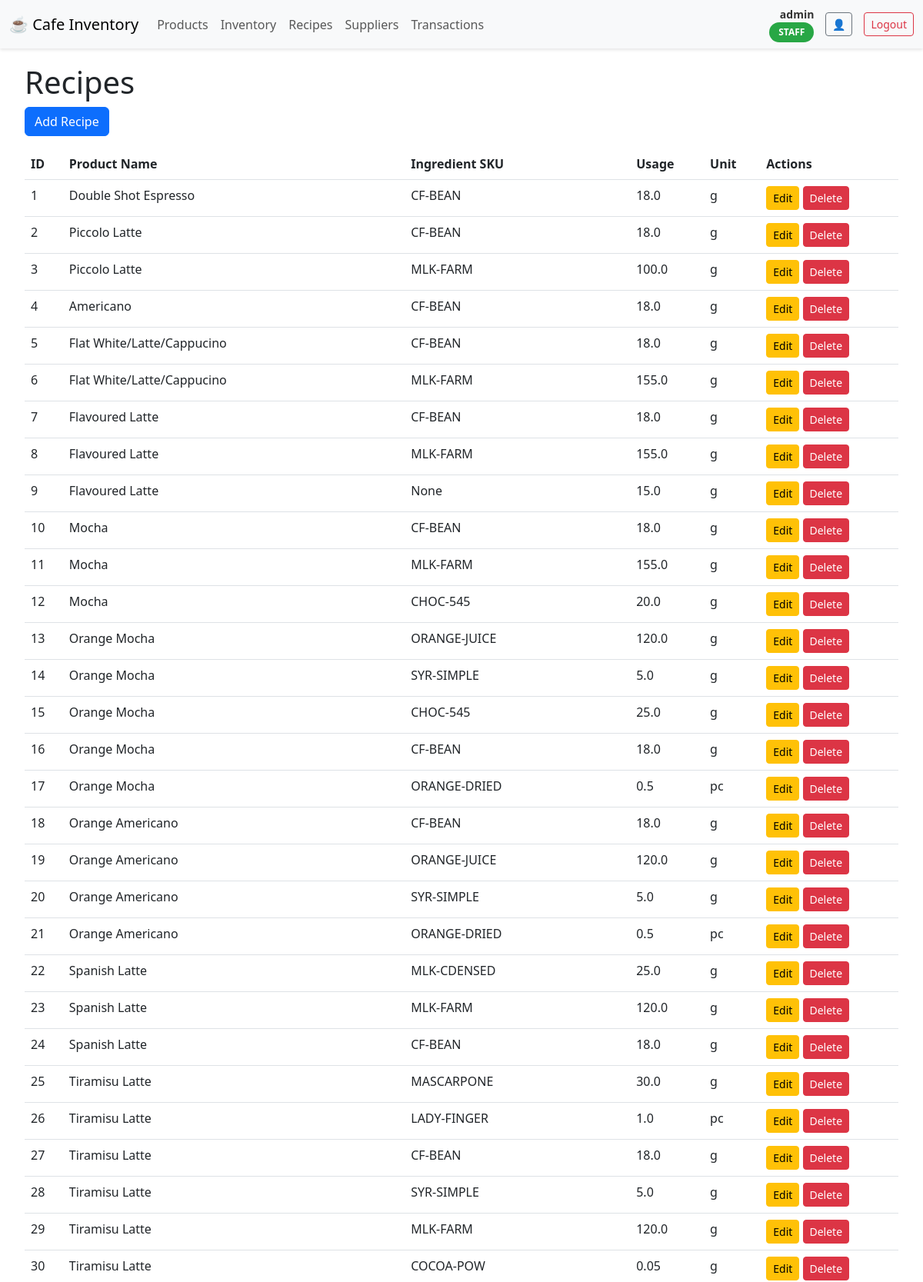
The page /recipes (signed in, upper part) on the database its author committed.
### tables this page shows
CREATE TABLE users (
    id INTEGER PRIMARY KEY AUTOINCREMENT,
    username TEXT UNIQUE NOT NULL,
    password TEXT NOT NULL,  
    role TEXT NOT NULL  
);

CREATE TABLE "recipes" (
	"id"	INTEGER,
	"product_name"	TEXT,
	"ingredient_sku"	TEXT,
	"usage"	REAL,
	"unit"	TEXT,
	"ingredient_category"	TEXT DEFAULT '',
	PRIMARY KEY("id" AUTOINCREMENT),
	FOREIGN KEY("ingredient_sku") REFERENCES "inventory"("sku"),
	FOREIGN KEY("ingredient_sku") REFERENCES "",
	FOREIGN KEY("product_name") REFERENCES "products"("product_name")
);

### app.py (the view)
@app.route('/recipes', methods=['GET'])
@login_required
def get_recipes():
    conn = get_db_connection()
    cursor = conn.cursor()
    cursor.execute('SELECT * FROM recipes')
    recipes = [dict(row) for row in cursor.fetchall()]
    conn.close()
    return render_template('recipes.html', recipes=recipes)

### app.py (called while the page is built)
def get_db_connection():
    conn = sqlite3.connect('cafe_inventory - Copy.db')
    conn.row_factory = sqlite3.Row
    return conn

@login_manager.user_loader
def load_user(user_id):
    conn = get_db_connection()
    cursor = conn.cursor()
    cursor.execute('SELECT * FROM users WHERE id = ?', (user_id,))
    user_data = cursor.fetchone()
    conn.close()
    if user_data:
        return User(user_data['id'], user_data['username'], user_data['role'])
    return None

### templates/recipes.html (shortened to what this page needs)
{% extends "base.html" %}
{% block content %}
<div class="container-fluid">
    <h1>Recipes</h1>
    <button class="btn btn-primary mb-3" data-bs-toggle="modal" data-bs-target="#addRecipeModal">Add Recipe</button>
    <table class="table" id="recipesTable">
        <thead>
            <tr>
                <th>ID</th>
                <th>Product Name</th>
                <th>Ingredient SKU</th>
                <th>Usage</th>
                <th>Unit</th>
                <th>Actions</th>
            </tr>
        </thead>
        <tbody>
            {% for recipe in recipes %}
            <tr>
                <td>{{ recipe.id }}</td>
                <td>{{ recipe.product_name }}</td>
                <td>{{ recipe.ingredient_sku }}</td>
                <td>{{ recipe.usage }}</td>
                <td>{{ recipe.unit }}</td>
                <td>
                    <button class="btn btn-warning btn-sm edit-btn" data-id="{{ recipe.id }}" data-bs-toggle="modal" data-bs-target="#editRecipeModal">Edit</button>
                    <button class="btn btn-danger btn-sm delete-btn" data-id="{{ recipe.id }}">Delete</button>
                </td>
            </tr>
            {% endfor %}
        </tbody>
    </table>
</div>
{% endblock %}

### templates/base.html (shortened to what this page needs)
<!DOCTYPE html>
<html>
<head>
    <link href="https://cdn.jsdelivr.net/npm/bootstrap@5.3.0/dist/css/bootstrap.min.css" rel="stylesheet">
</head>
<body>
    <nav class="navbar navbar-expand-lg navbar-custom">
        <div class="container-fluid">
            <a class="navbar-brand" href="/">☕ Cafe Inventory</a>
            <div class="collapse navbar-collapse" id="navbarNav">
                <div class="navbar-nav">
                    <a class="nav-link" href="/products">Products</a>
                    <a class="nav-link" href="/inventory">Inventory</a>
                    <a class="nav-link" href="/recipes">Recipes</a>
                    <a class="nav-link" href="/suppliers">Suppliers</a>
                    <a class="nav-link" href="/transactions">Transactions</a>
                </div>
                <div class="user-profile-section">
                    {% if current_user.is_authenticated %}
                        <div class="user-info">
                            <div class="username">{{ current_user.username }}</div>
                            <span class="role-badge {{ current_user.role.lower() }}">{{ current_user.role }}</span>
                        </div>
                        <a href="/profile" class="btn btn-outline-secondary btn-sm" title="View Profile">👤</a>
                        <a href="/logout" class="btn btn-outline-danger btn-sm">Logout</a>
                    {% else %}
                        <a href="/login" class="btn btn-primary btn-sm">Login</a>
                    {% endif %}
                </div>
            </div>
        </div>
    </nav>
    <div class="main-content">
        {% block content %}{% endblock %}
    </div>
</body>
</html>

### templates/base.html (style rules this page uses)
body { display: flex; flex-direction: column; min-height: 100vh; }
.navbar-custom { background-color: #f8f9fa; box-shadow: 0 2px 4px rgba(0,0,0,0.1); }
.user-profile-section { display: flex; align-items: center; gap: 15px; margin-left: auto; }
.user-info { text-align: right; font-size: 14px; }
.username { font-weight: bold; color: #333; }
.role-badge { display: inline-block; padding: 4px 12px; border-radius: 20px; font-size: 12px; font-weight: bold; text-transform: uppercase; }
.role-badge.staff { background-color: #28a745; color: white; }
.main-content { flex: 1; padding: 20px; }

### rows shown on the page
users: username "admin", role "STAFF"
recipes: id "1", product_name "Double Shot Espresso", ingredient_sku "CF-BEAN", usage "18.0", unit "g"
recipes: id "2", product_name "Piccolo Latte", ingredient_sku "CF-BEAN", usage "18.0", unit "g"
recipes: id "3", product_name "Piccolo Latte", ingredient_sku "MLK-FARM", usage "100.0", unit "g"
recipes: id "4", product_name "Americano", ingredient_sku "CF-BEAN", usage "18.0", unit "g"
recipes: id "5", product_name "Flat White/Latte/Cappucino", ingredient_sku "CF-BEAN", usage "18.0", unit "g"
recipes: id "6", product_name "Flat White/Latte/Cappucino", ingredient_sku "MLK-FARM", usage "155.0", unit "g"
recipes: id "7", product_name "Flavoured Latte", ingredient_sku "CF-BEAN", usage "18.0", unit "g"
recipes: id "8", product_name "Flavoured Latte", ingredient_sku "MLK-FARM", usage "155.0", unit "g"
recipes: id "9", product_name "Flavoured Latte", ingredient_sku "None", usage "15.0", unit "g"
recipes: id "10", product_name "Mocha", ingredient_sku "CF-BEAN", usage "18.0", unit "g"
recipes: id "11", product_name "Mocha", ingredient_sku "MLK-FARM", usage "155.0", unit "g"
recipes: id "12", product_name "Mocha", ingredient_sku "CHOC-545", usage "20.0", unit "g"
recipes: id "13", product_name "Orange Mocha", ingredient_sku "ORANGE-JUICE", usage "120.0", unit "g"
recipes: id "14", product_name "Orange Mocha", ingredient_sku "SYR-SIMPLE", usage "5.0", unit "g"
recipes: id "15", product_name "Orange Mocha", ingredient_sku "CHOC-545", usage "25.0", unit "g"
recipes: id "16", product_name "Orange Mocha", ingredient_sku "CF-BEAN", usage "18.0", unit "g"
recipes: id "17", product_name "Orange Mocha", ingredient_sku "ORANGE-DRIED", usage "0.5", unit "pc"
recipes: id "18", product_name "Orange Americano", ingredient_sku "CF-BEAN", usage "18.0", unit "g"
recipes: id "19", product_name "Orange Americano", ingredient_sku "ORANGE-JUICE", usage "120.0", unit "g"
recipes: id "20", product_name "Orange Americano", ingredient_sku "SYR-SIMPLE", usage "5.0", unit "g"
recipes: id "21", product_name "Orange Americano", ingredient_sku "ORANGE-DRIED", usage "0.5", unit "pc"
recipes: id "22", product_name "Spanish Latte", ingredient_sku "MLK-CDENSED", usage "25.0", unit "g"
recipes: id "23", product_name "Spanish Latte", ingredient_sku "MLK-FARM", usage "120.0", unit "g"
recipes: id "24", product_name "Spanish Latte", ingredient_sku "CF-BEAN", usage "18.0", unit "g"
recipes: id "25", product_name "Tiramisu Latte", ingredient_sku "MASCARPONE", usage "30.0", unit "g"
recipes: id "26", product_name "Tiramisu Latte", ingredient_sku "LADY-FINGER", usage "1.0", unit "pc"
recipes: id "27", product_name "Tiramisu Latte", ingredient_sku "CF-BEAN", usage "18.0", unit "g"
recipes: id "28", product_name "Tiramisu Latte", ingredient_sku "SYR-SIMPLE", usage "5.0", unit "g"
recipes: id "29", product_name "Tiramisu Latte", ingredient_sku "MLK-FARM", usage "120.0", unit "g"
recipes: id "30", product_name "Tiramisu Latte", ingredient_sku "COCOA-POW", usage "0.05", unit "g"
